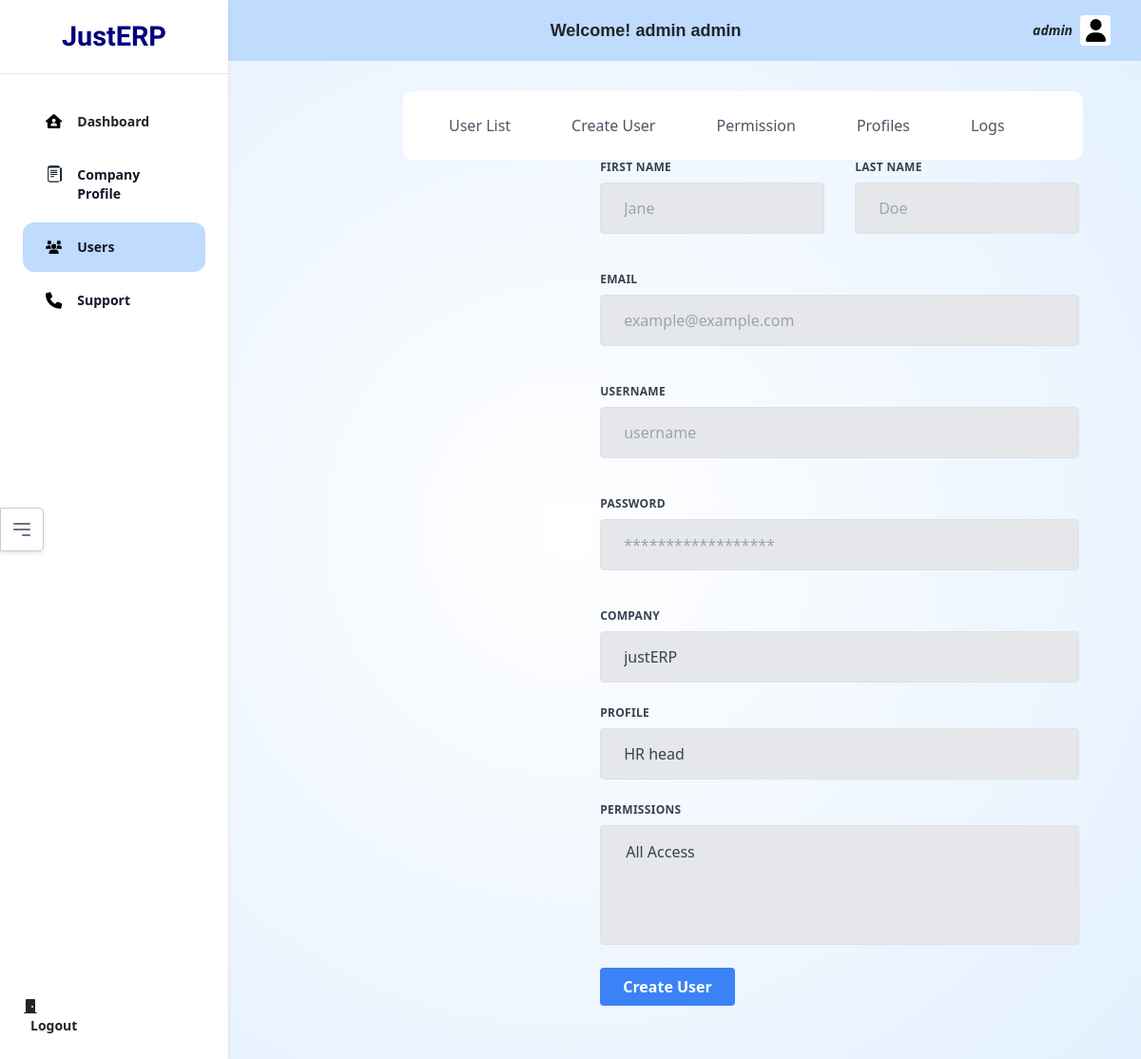
Page /auth/create-user/ (signed in) on the earlier database version.
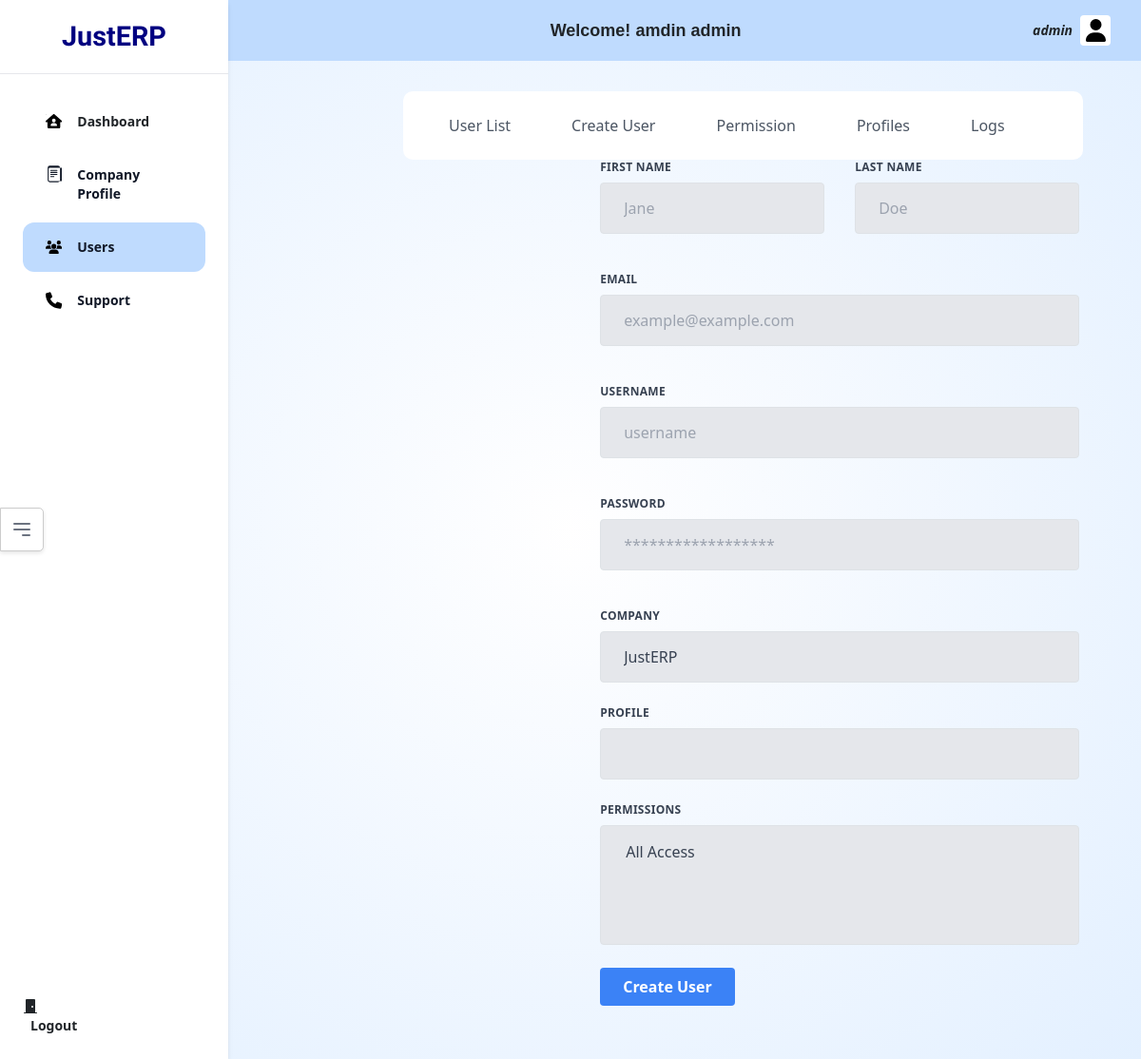
Same page on the later database version.
### authapp/models.py (models this page shows, shortened)
class CustomUser(AbstractBaseUser, PermissionsMixin):
    username = models.CharField(max_length=150, unique=True)
    email = models.EmailField(unique=True)
    first_name = models.CharField(max_length=30)
    last_name = models.CharField(max_length=30)
    company=models.ForeignKey(CompanyProfile, on_delete=models.CASCADE, null=True)
    type = models.CharField(max_length=10, choices=[('root', 'Root'), ('normal', 'Normal')], default='normal')
    profile=models.ForeignKey(Profile, on_delete=models.PROTECT, null=True, blank=True)
    is_active = models.BooleanField(default=True)
    is_staff = models.BooleanField(default=False)
    permissions=models.ManyToManyField(Permission)
    date_joined = models.DateTimeField(default=timezone.now)
    objects = CustomUserManager()
    USERNAME_FIELD = 'email'
    REQUIRED_FIELDS = ['company','username', 'first_name', 'last_name']

### authapp/views.py (the view, shortened to what this page needs)
# urls.py: path('create-user/' ,views.create_user, name='create user'),
@login_required
def create_user(request):
    user = request.user
    companies = CompanyProfile.objects.all()
    profiles = Profile.objects.all()
    permissions = Permission.objects.all()
    context = {
        'company_id': user.company.company_id,
        'company_name': user.company.company_name,
        'username': user.username,
        'first_name': user.first_name,
        'last_name': user.last_name,
        'email': user.email,
        'companies': companies,
        'profiles': profiles,
        'permissions': permissions
    }
    return render(request, "authapp/create_user.html", context)

### templates/authapp/create_user.html (shortened to what the changed rows need)
{% extends 'home/base.html' %}
{% block css %}
{% load static %}
<link rel="stylesheet" href="{% static 'css/base_internal.css' %}">
<link rel="stylesheet" href="https://cdn.jsdelivr.net/npm/tailwindcss@2.2.19/dist/tailwind.min.css">
{% endblock %}
{% block body %}
<div class="content-wrapper">
    <form method="post" action="/auth/create-user" class="w-full max-w-lg">
        <div class="flex flex-wrap -mx-3 mb-6">
            <div class="w-full px-3">
                <label class="block uppercase tracking-wide text-gray-700 text-xs font-bold mb-2" for="company">
                    Company
                </label>
                <select name="company" class="block appearance-none w-full bg-gray-200 border text-gray-700 py-3 px-4 pr-8 rounded leading-tight focus:outline-none focus:bg-white focus:border-gray-500" id="company">
                    {% for company in companies %}
                        <option value="{{ company.id }}">{{ company.company_name }}</option>
                    {% endfor %}
                </select>
            </div>
        </div>
        <div class="flex flex-wrap -mx-3 mb-6">
            <div class="w-full px-3">
                <label class="block uppercase tracking-wide text-gray-700 text-xs font-bold mb-2" for="profile">
                    Profile
                </label>
                <select name="profile" class="block appearance-none w-full bg-gray-200 border text-gray-700 py-3 px-4 pr-8 rounded leading-tight focus:outline-none focus:bg-white focus:border-gray-500" id="profile">
                    {% for profile in profiles %}
                        <option value="{{ profile.id }}">{{ profile.profile_name }}</option>
                    {% endfor %}
                </select>
            </div>
        </div>
    </form>
</div>
{% endblock %}

### templates/home/base.html (shortened to what the changed rows need)
<!DOCTYPE html>
<html lang="en">
  <head>
    {% load static %}
    <link
      href="https://cdn.jsdelivr.net/npm/tailwindcss@2.2.19/dist/tailwind.min.css"
      rel="stylesheet"
    />
    <link href="https://stackpath.bootstrapcdn.com/bootstrap/5.1.3/css/bootstrap.min.css" rel="stylesheet">
   <link rel="stylesheet" href="{% static 'css/base.css' %}">
   {% block css %}{% endblock %}
  </head>
  <body class="relative bg-blue-50 overflow-hidden max-h-screen">
    <header class="fixed right-0 top-0 left-60 bg-blue-200 py-3 px-4 h-16">
      <div class="max-w-4xl mx-auto">
        <div  class="flex items-center justify-between">
          <div class="text-lg custom-font font-bold">Welcome! {{ first_name }} {{ last_name }}</div>
          <button id="custom-flex" type="button" data-bs-container="body" data-bs-toggle="popover" data-bs-html="true" data-bs-placement="bottom" data-bs-content="
          <div id='popover-box'>
            <div id='inner-content-user'>
              <div id='left-partition-user'>
                <span class=' img-border inline-flex items-center justify-center  text-gray-600 text-xs rounded bg-white transition ml-2'>
                  <img class='size-custom-i' src='{% static 'images/user-img.png' %}' alt=''>
                </span>
              </div>
              <div id='right-partition-user'>
                <div class='hidden lg:flex lg:flex-1 lg:justify-end'>
                  <a href='/auth/logout/' class='text-sm font-bold leading-6 text-gray-900'>Logout <span aria-hidden='true'>&rarr;</span></a>
                </div>
              </div>
            </div>
            <div class='user-details'>
              <p class='user-name'>{{ first_name }} {{ last_name }}</p>
              <p class='username'>{{ username }}</p>
              <a class='user-email' href='mailto:{{ email }}'>{{ email }}</a>
              <hr class='left-side-breaker'>
              <p id='company-written'>Company</p>
              <a href='/home/company-profile/' class='user-email'> <p class='user-company'>{{ company_name }}</p></a>
            </div>
          </div>
        ">
              <span class="text-sm"><em><b>{{ username }}</b></em></span>
              <span
                class="inline-flex items-center justify-center w-8 h-8 text-gray-600 text-xs rounded bg-white transition ml-2"
              >
              </span>
          </button>
        </div>
      </div>
    </header>
  <aside class="fixed inset-y-0 left-0 bg-white shadow-md max-h-screen w-60">
    <div class="flex flex-col justify-between h-full">
        <div class="flex-grow">
          <div class="px-4 py-6 text-center border-b">
            <h1 class="text-xl font-bold leading-none">
              <span class="main-logo-design">JustERP</span>
            </h1>
          </div>
        </div>
    </div>
  </aside>
    <main class="ml-60 pt-16 max-h-screen overflow-auto">
      <div class="custt-outer">
        <div class="px-6 py-8 main-area">
            {% block body %}{% endblock %}
        </div>
      </div>
    </main>
  </body>
</html>

Differences in the rows shown:
changed CustomUser "admin": first_name "admin" → "amdin"
Other differences:
form field company: "justERP" → "JustERP"
form field profile: "HR head" → (not shown)
